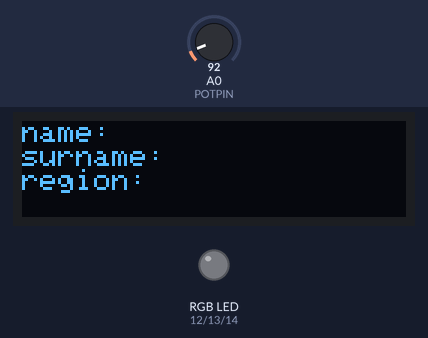
Simulated run of this sketch. Board: ESP8266 (NodeMCU). Shown: 128×32 one-colour display, an RGB LED mixed from three pins (HIGH = lit). Inputs (shaded band) come from the test bench; at power-on: A0 (POTPIN) = 512. The display library's start-up logo is not drawn; what the sketch prints to the serial monitor is not drawn.

2.8 s: A0 (POTPIN) set to 105
4.3 s: A0 (POTPIN) set to 92
Above: at 5.2 s.
Timing chart, 0 to 7.3 s (numbered marks = the images above; inputs shaded):
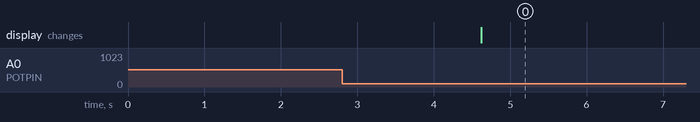

The sketch:

a2-sensor-platform-Alaa-Amed.ino
```cpp
// *********************************************
// ALAA'S ADAFRUIT DASHBOARD
// https://io.adafruit.com/alaa_amed/dashboards

// *********************************************

// | Pot Names |
// Tool for generating random _names_, _surenames_, and _regions_ by turning a potentiometer knob.

// __Hardware__

// The following parts are needed for this project:

  // 1x Adafruit IO compatible Feather
  // 1x potentiometer
  // 1x RGB LED
  // 1x OLED module
  // Some jumper wires

// **********************************************

// | Bi-directional Communication with your Adafruit IO Dashboard |
// Program for sending color data from Adafruit IO to a RGB LED.

// __Hardware__

// The following parts are needed for this project:

  // 1x Adafruit IO compatible Feather
  // 1x diffused RGB LED - common anode
  // 3x 560 ohm resistors
  // 4x jumper wires

/************************** Configuration ***********************************/

#include "config.h"
#include <SPI.h>
#include <Wire.h>
#include <Adafruit_GFX.h>
#include <Adafruit_SSD1306.h>
//#include <ESP8266WiFi.h>        // Include the Wi-Fi library
#include <ESP8266HTTPClient.h>  // Include this library, which provides methods to send HTTP requests.
#include <ArduinoJson.h>        //provides the ability to parse and construct JSON objects

// RGB LED connected to ESP8266 PWM pins
#define RED_PIN   12
#define GREEN_PIN 13
#define BLUE_PIN  14

// Potentiometer connected to analog pin 0
#define POTPIN A0

#define SCREEN_WIDTH 128 // OLED display width, in pixels
#define SCREEN_HEIGHT 32 // OLED display height, in pixels

// Declaration for an SSD1306 display connected to I2C (SDA, SCL pins)
#define OLED_RESET     -1 // Reset pin # (or -1 if sharing Arduino reset pin)
Adafruit_SSD1306 display(SCREEN_WIDTH, SCREEN_HEIGHT, &Wire, OLED_RESET);

// Variable to store potentiometer values
int potValue = 0;

// set up the 'color' feed
AdafruitIO_Feed *color = io.feed("color");

typedef struct { // here we create a new data type definition, a box to hold other data types
  String names;
  String surnames;
  String region;

} RandomNames;

RandomNames na;     //we have created a News type, but not an instance of that type,
                   //so we create the variable 'na' of type RandomNames

void setup() {
  // SSD1306_SWITCHCAPVCC = generate display voltage from 3.3V internally
  if(!display.begin(SSD1306_SWITCHCAPVCC, 0x3C)) { // Address 0x3C for 128x32
    Serial.println(F("SSD1306 allocation failed"));
    for(;;); // Don't proceed, loop forever
  }
  display.display();
  // start the serial connection
  Serial.begin(115200);

  // wait for serial monitor to open
  while(! Serial);

  // connect to io.adafruit.com
  #if defined(ARDUINO_ARCH_ESP32) // ESP32 pinMode
    // assign rgb pins to channels
    ledcAttachPin(RED_PIN, 1);
    ledcAttachPin(GREEN_PIN, 2);
    ledcAttachPin(BLUE_PIN, 3);
    // init. channels
    ledcSetup(1, 12000, 8);
    ledcSetup(2, 12000, 8);
    ledcSetup(3, 12000, 8);
  #else
    pinMode(RED_PIN, OUTPUT);
    pinMode(GREEN_PIN, OUTPUT);
    pinMode(BLUE_PIN, OUTPUT);
  #endif

  Serial.print("Connecting to Adafruit IO");
  io.connect();

  // set up a message handler for the 'color' feed.
  // the handleMessage function (defined below)
  // will be called whenever a message is
  // received from adafruit io.
  color->onMessage(handleMessage);

  // wait for a connection
  while(io.status() < AIO_CONNECTED) {
    Serial.print(".");
    delay(500);
  }

  // we are connected
  Serial.println();
  Serial.println(io.statusText());
  color->get();

  // set analogWrite range for ESP8266
  #ifdef ESP8266
    analogWriteRange(255);
  #endif

}

void loop() {

  // io.run(); is required for all sketches.
  // it should always be present at the top of your loop
  // function. it keeps the client connected to
  // io.adafruit.com, and processes any incoming data.
  io.run();
  // Grab the current value of the potentiometer
  potValue = analogRead(POTPIN);
  // Cast the value as a String
  String number = String(potValue);
  // Print the value the serial monitor
  Serial.println("value is: " + number);
  delay(50);
  // If the value of the potentiometer is less than 5
  if (potValue < 100) {
    // Make a request to get a random name
    getRandomName();
    // Send a message to the serial monitor saying that the value is less than 100
    Serial.println(" -----------------------------------------");
    Serial.println("|             LESS THAN A 100             |");
    Serial.println(" -----------------------------------------");
    // Clear OLED display
    display.clearDisplay();
    // Normal 1:1 pixel scale
    display.setTextSize(1);
    // Start at top-left corner
    display.setCursor(0, 0);
    // Draw white text
    display.setTextColor(WHITE);
    // Display random name on OLED
    display.println("name: " + na.names);
    // Display random surname on OLED
    display.println("surname: " + na.surnames);
    // Display random region on OLED
    display.println("region: " + na.region);
    display.display();
    // To keep the amount of requests to a minimum, I put a long-ish delay here
    delay(10000);
  }

}

// this function is called whenever a 'color' message
// is received from Adafruit IO. it was attached to
// the color feed in the setup() function above.
void handleMessage(AdafruitIO_Data *data) {

  // print RGB values and hex value
  Serial.println("Received:");
  Serial.print("  - R: ");
  Serial.println(data->toRed());
  Serial.print("  - G: ");
  Serial.println(data->toGreen());
  Serial.print("  - B: ");
  Serial.println(data->toBlue());
  Serial.print("  - HEX: ");
  Serial.println(data->value());

  // invert RGB values for common anode LEDs
  #if defined(ARDUINO_ARCH_ESP32) // ESP32 analogWrite
    ledcWrite(1, 255 - data->toRed());
    ledcWrite(2, 255 - data->toGreen());
    ledcWrite(3, 255 - data->toBlue());
  #else
    analogWrite(RED_PIN, 255 - data->toRed());
    analogWrite(GREEN_PIN, 255 - data->toGreen());
    analogWrite(BLUE_PIN, 255 - data->toBlue());
  #endif

}

void getRandomName() {   // function called getRandomName that generates a random name, surname, and region using the uinames API
  HTTPClient theClient;  // Use HttpClient object to send requests
  //Serial.println("Making HTTP request"); // print this message to the serial monitor
  theClient.begin("http://uinames.com/api/"); // API call
  int httpCode = theClient.GET();

  if (httpCode > 0) { // if we get something back
    if (httpCode == 200) { // and it's equal to 200
      //Serial.println("Received HTTP payload."); // then print this
      DynamicJsonBuffer jsonBuffer;//  Dynamic Json buffer is allocated on the heap and grows automaticallyis
      // it is also the entry point for using the library: it handles the memory management and calls the parser
      String payload = theClient.getString();
      //Serial.println("Parsing..."); // print this message to the serial monitor
      JsonObject& root = jsonBuffer.parse(payload);

      // Test if parsing succeeds.
      if (!root.success()) { // If parsing doesn't successed
        Serial.println("parseObject() failed"); // Print this to serial monitor
        Serial.println(payload); // Print the actual information or message in transmitted data, as opposed to automatically generated metadata.
        return;
      }
      // Parse json object and get random name, surname, and region
      na.names = root["name"].as<String>();
      na.surnames = root["surname"].as<String>();
      na.region = root["region"].as<String>();


    } else {
      Serial.println("Something went wrong with connecting to the endpoint."); // if we were not, for some reason, able to receive responses, then print this tp dserial monitor
    }
  }
}
```

config.h
```cpp
/************************ Adafruit IO Config *******************************/

// visit io.adafruit.com if you need to create an account,
// or if you need your Adafruit IO key.
#define IO_USERNAME  "alaa_amed"
#define IO_KEY       ""

/******************************* WIFI **************************************/

// the AdafruitIO_WiFi client will work with the following boards:
//   - HUZZAH ESP8266 Breakout -> https://www.adafruit.com/products/2471
//   - Feather HUZZAH ESP8266 -> https://www.adafruit.com/products/2821
//   - Feather M0 WiFi -> https://www.adafruit.com/products/3010
//   - Feather WICED -> https://www.adafruit.com/products/3056


#define WIFI_SSID       ""
#define WIFI_PASS       ""
//#define WIFI_SSID       "University of Washington"
//#define WIFI_PASS       ""


// comment out the following two lines if you are using fona or ethernet
#include "AdafruitIO_WiFi.h"
AdafruitIO_WiFi io(IO_USERNAME, IO_KEY, WIFI_SSID, WIFI_PASS);


/******************************* FONA **************************************/

// the AdafruitIO_FONA client will work with the following boards:
//   - Feather 32u4 FONA -> https://www.adafruit.com/product/3027

// uncomment the following two lines for 32u4 FONA,
// and comment out the AdafruitIO_WiFi client in the WIFI section
// #include "AdafruitIO_FONA.h"
// AdafruitIO_FONA io(IO_USERNAME, IO_KEY);


/**************************** ETHERNET ************************************/

// the AdafruitIO_Ethernet client will work with the following boards:
//   - Ethernet FeatherWing -> https://www.adafruit.com/products/3201

// uncomment the following two lines for ethernet,
// and comment out the AdafruitIO_WiFi client in the WIFI section
// #include "AdafruitIO_Ethernet.h"
// AdafruitIO_Ethernet io(IO_USERNAME, IO_KEY);
```

Measured:
- after the input at 2.8 s, every drawn part: stays the same
- after the input at 4.3 s, the display: changes after 0.32 s (image 0)
